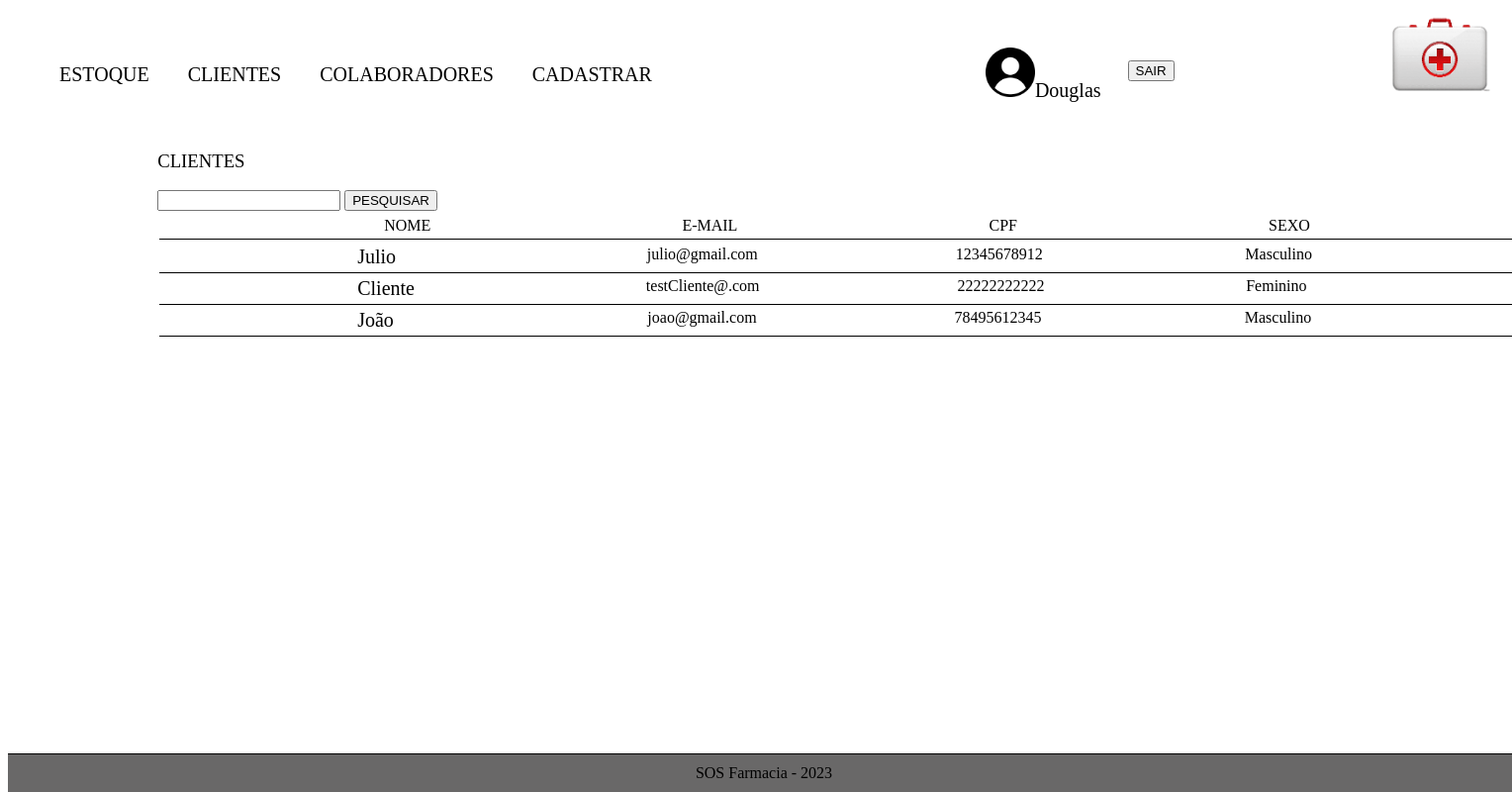
/tcc2.0/clientes.php (signed in), run on the app's committed database.
### tables this page shows
CREATE TABLE IF NOT EXISTS `usuario`(
  `cpf` varchar(11) NOT NULL,
  `nome` varchar(20) NOT NULL,
  `sobrenome` varchar(20) NOT NULL,
  `telefone` varchar(11) NOT NULL,
  `estado` varchar(15) NOT NULL,
  `cidade` varchar(50) NOT NULL,
  `endereco` varchar(60) NOT NULL,
  `nivelAcess` varchar(15) NOT NULL,
  `sexo` varchar(10) NOT NULL,
  `email` varchar(50) NOT NULL,
  `senha` varchar(10) NOT NULL,
  PRIMARY KEY (`cpf`),
  UNIQUE KEY `senha` (`senha`)
);

### tcc2.0/clientes.php (the view, shortened to what this page needs)
<?php
if($_SESSION['nome'] == NULL){
    session_start();
    session_destroy();
    header('location: index.php');
    exit;
}else{
    include_once "php_action/conexao_bd.php";
    include_once "includes/head.php";
    if($_SESSION['acesso'] == "Administrador"){
        include_once "includes/menu.php";
    }else{
        include_once "includes/menuFarmaceutico.php";
    }
?>
        <section class="catalogo">
        <div class="pesquisa">
            <h3>CLIENTES</h3>
            <form method="POST">
            <input type="text" id="pesquisa" name="pesquisa">
                <button class="addProduto" name="btnCadastrar">PESQUISAR</button>
            </form>
        </div>
        <table>
            <thead class="list">
                <tr>
                    <th>NOME</th>
                    <th>E-MAIL</th>
                    <th class="problema">CPF</th>
                    <th>SEXO</th>
                </tr>
            </thead>
            <tbody>
            <?php
            if (isset($_POST['btnCadastrar'])) {
                $nome = mysqli_escape_string($connection,$_POST['pesquisa']);
                $sql = "SELECT* FROM  usuario  WHERE nome LIKE '%$nome%' LIMIT 4";
                $resultado = mysqli_query($connection, $sql);
}else{
                    $sql = "SELECT * FROM usuario";
                    $resultado = mysqli_query($connection, $sql); }
                    while($dados = mysqli_fetch_array($resultado)){
                        if($dados['nivelAcess'] != "Cliente"){ echo "";}
                        else{
                    ?>
                <tr>
                <td>
                    <a href="alterar_cadastro.php?id=<?php echo $dados['cpf'] ?>" class=" ">
                        <?php echo $dados['nome'];?>
                    </a>
                </td>
                    <td><?php echo $dados['email'];?></td>
                    <td><?php echo $dados['cpf'];?></td>
                    <td><?php echo $dados['sexo'];?></td>
                </tr>
                <?php }}
		?>
            </tbody>
        </table>
    </section>
<?php
    include_once "includes/footer.php";
                    }
?>

### tcc2.0/includes/head.php (shortened to what this page needs)
<!DOCTYPE html>
<html lang="en">
<head>
    <link rel="stylesheet" href="style.css">
</head>
<body>

### tcc2.0/includes/menu.php (shortened to what this page needs)
<nav id="#menu" class="menu">
        <ul>
            <li><a href="estoque.php">ESTOQUE</a></li>
            <li><a href="clientes.php">CLIENTES</a></li>
            <li><a href="funcionarios.php">COLABORADORES</a></li>
            <li><a href="cadastro.php">CADASTRAR</a></li>
            <li style="margin-left: 300px;"><a href="perfil.php"><img src="img/user.png" alt="user"><?php echo $_SESSION['nome'];?></a></li>
            <form action="php_action/logout.php" method="POST"><button type="submit" name="btnExit" class="login-button">SAIR</button></form>
        </ul>
        <div class="logo"><img src="img/logoTcc.png" alt="logo"></div>
    </nav>

### tcc2.0/includes/footer.php (shortened to what this page needs)
<footer class="rodape">
        <div>
        <p>SOS Farmacia - 2023</p>
        </div>
    </footer>
</body>
</html>

### tcc2.0/style.css (style rules this page uses)
* { font-style: normal; font-weight:normal; }
a { text-align: center; font-size: 20px; color: black; font-weight:normal; font-style: normal; text-decoration: none; }
.menu ul { display: flex; gap: 15px; font-size: large; align-items: center; justify-content: center; }
.menu li { list-style:none; position:relative; margin: 2px; }
.menu li a { padding: 10px; margin-top: 10px; }
.menu img { width: 50px; height: auto; }
nav .logo img { width: 130px; }
nav { width: 100%; display: flex; justify-content: space-between; }
.rodape { width: 100%; height: auto; background-color: #696868; color: #000; margin-bottom: -5px; border-top: 1px solid #000; margin-top: 50px; bottom: 0; }
footer p { width: 50%; display: block; margin: 0 auto 0 auto; background-color: #696868; text-align: center; }
tr, td, th { text-align: center; display: flex; justify-content: space-between; padding: 2px 100px 2px 100px; }
ul, li { display: flex; justify-content: space-between; }
.catalogo, table { width: 80%; margin: 0 auto 0 auto; }
form { margin: o auto; }

### tcc2.0/clientes.php (style rules this page uses)
tr, td { display: flex; justify-content: space-between; padding: ; }
tr { width: 90%; text-align: center; border-bottom: solid 1px; }
th { margin-right: 0px; margin: 0 auto; }
td { width: 10%; margin-left: 5px; margin: 0 auto; }
.list { font-weight: bold; }

### tcc2.0/includes/footer.php (style rules this page uses)
footer p { width: 50%; display: block; margin: 0 auto 0px auto; text-align: center; padding: 10px; }
.rodape { width: 100%; height: auto; background-color: #696868; color: #000; margin-bottom: 0px; border-top: 1px solid #000; margin-top: 50px; }
footer { bottom: 500px; position: fixed; width: auto; text-align: center; }

### data on the page
usuario: nome "Julio", email "julio@gmail.com", cpf "12345678912", sexo "Masculino"
usuario: nome "Cliente", email "testCliente@.com", cpf "22222222222", sexo "Feminino"
usuario: nome "João", email "joao@gmail.com", cpf "78495612345", sexo "Masculino"

### other printed values
$_SESSION['nome'] "Douglas"
